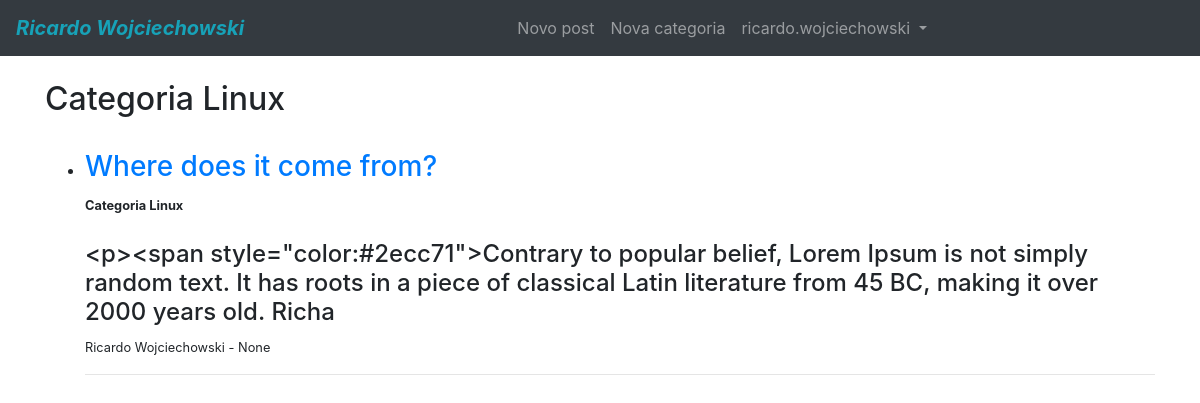
/categorias/Linux/ (signed in), run on an earlier commit of the app's database.
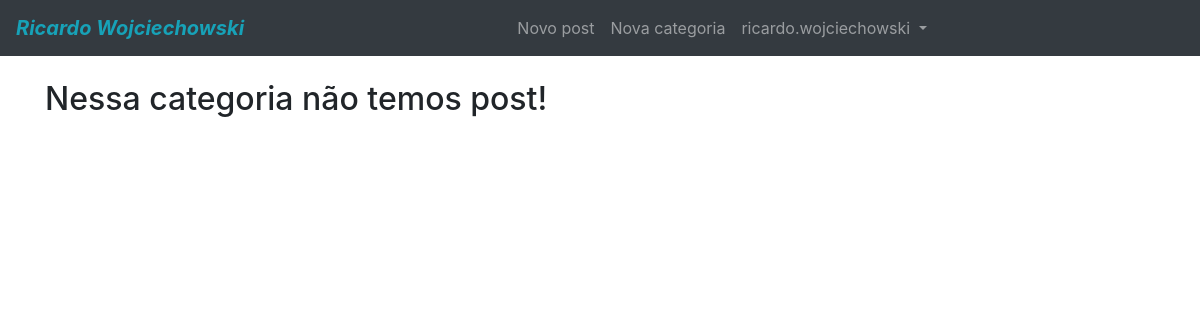
And on a later commit of the database.
### blog/models.py (models this page shows, shortened)
class Post(models.Model):
    title = models.CharField(max_length=255)
    author = models.ForeignKey(User, on_delete=models.CASCADE)
    body = RichTextField(blank=True, null=True)
    post_date = models.DateTimeField(auto_now_add=True)
    category = models.CharField(max_length=255, default='sem categoria')
    snippet = models.CharField(max_length=255, default='Resumo do post')
    likes = models.ManyToManyField(User, related_name='blog_posts')

### blog/views.py (the view)
# urls.py: path('categorias/<str:cats>/', category_view, name='category'),
def category_view(request, cats):
    category_posts = Post.objects.filter(category=cats)
    return render(request, 'categories.html', {
        'cats': cats.title(),
        'category_posts': category_posts
    })

### templates/categories.html
{% extends 'base.html' %}
{% block content %}
    {% if category_posts %}
        <h2>Categoria {{ cats }}</h2>
        <ul>
        {% for post in category_posts %}
            <br>
            <li>
                <h3><a href="{% url 'article-detail' post.pk %}">{{ post.title }}</a></h3>
                <small><b>Categoria {{ post.category }}</b></small>
                <br><br>
                <h4>{{ post.body | slice:":200" }}</h4>
                <p><small>{{ post.author.first_name }} {{ post.author.last_name }} - {{ post.post_date }}</small></p>
            </li>
            <hr>
        {% endfor %}
        </ul>
    {% else %}
        <h2>Nessa categoria não temos post!</h2>
    {% endif %}
{% endblock %}

What changed in the data, as far as the page shows it:
removed Post: category "Linux", title "Where does it come from?", body "<p><span style=\"color:#2ecc71\">Contrary to popular belief, Lorem Ipsum is not simply random text. It has roots in a piece of classical Latin literature from 45 BC, making it over 2000 years old. Richa", author.first_name "Ricardo", author.last_name "Wojciechowski", post_date "None"
Also different on the page:
text no longer shown: "Categoria"
text now shown: "Nessa categoria não temos post!"
